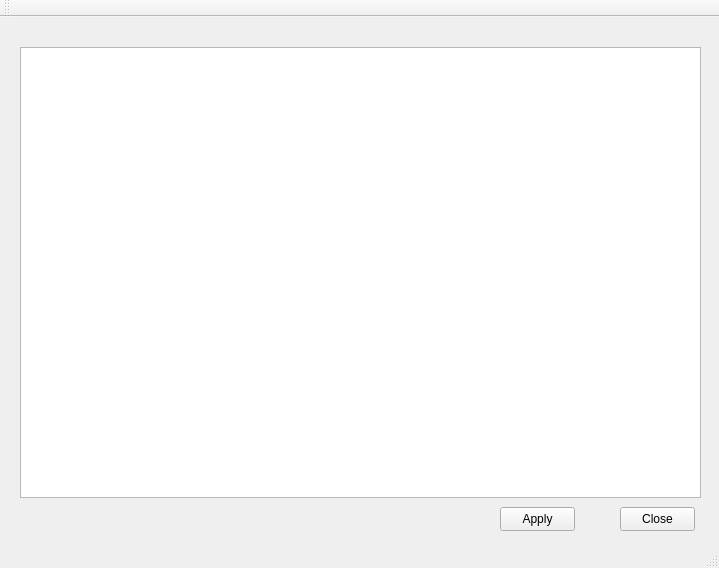
<?xml version="1.0" encoding="UTF-8"?>
<ui version="4.0">
 <class>RangeTableValueClass</class>
 <widget class="QMainWindow" name="RangeTableValueClass">
  <property name="geometry">
   <rect>
    <x>0</x>
    <y>0</y>
    <width>719</width>
    <height>568</height>
   </rect>
  </property>
  <property name="minimumSize">
   <size>
    <width>500</width>
    <height>500</height>
   </size>
  </property>
  <property name="windowTitle">
   <string>RangeTableValue</string>
  </property>
  <widget class="QWidget" name="centralWidget">
   <widget class="QTableView" name="tableView">
    <property name="geometry">
     <rect>
      <x>20</x>
      <y>30</y>
      <width>681</width>
      <height>451</height>
     </rect>
    </property>
   </widget>
   <widget class="QPushButton" name="applyButton">
    <property name="geometry">
     <rect>
      <x>500</x>
      <y>490</y>
      <width>75</width>
      <height>24</height>
     </rect>
    </property>
    <property name="text">
     <string>Apply</string>
    </property>
    <property name="checkable">
     <bool>false</bool>
    </property>
    <property name="autoRepeat">
     <bool>false</bool>
    </property>
    <property name="default">
     <bool>false</bool>
    </property>
    <property name="flat">
     <bool>false</bool>
    </property>
   </widget>
   <widget class="QPushButton" name="closeButton">
    <property name="geometry">
     <rect>
      <x>620</x>
      <y>490</y>
      <width>75</width>
      <height>24</height>
     </rect>
    </property>
    <property name="text">
     <string>Close</string>
    </property>
   </widget>
  </widget>
  <widget class="QMenuBar" name="menuBar">
   <property name="geometry">
    <rect>
     <x>0</x>
     <y>0</y>
     <width>719</width>
     <height>22</height>
    </rect>
   </property>
  </widget>
  <widget class="QToolBar" name="mainToolBar">
   <attribute name="toolBarArea">
    <enum>TopToolBarArea</enum>
   </attribute>
   <attribute name="toolBarBreak">
    <bool>false</bool>
   </attribute>
  </widget>
  <widget class="QStatusBar" name="statusBar"/>
 </widget>
 <layoutdefault spacing="6" margin="11"/>
 <resources/>
 <connections/>
</ui>
